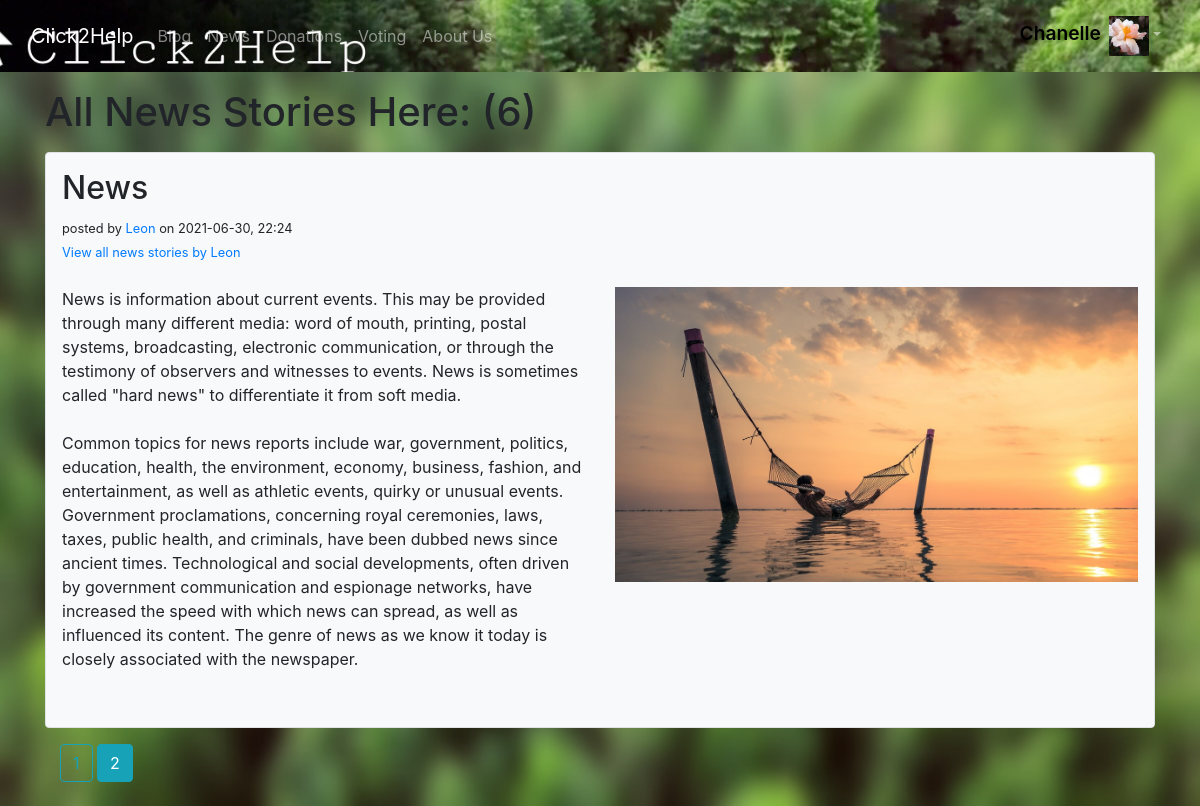
Screenshot of /news?page=2 (signed in) with the database file from the repository.
### website/models.py (models this page shows, shortened)
class User(db.Model, UserMixin):
    id = db.Column(db.Integer, primary_key=True)
    email = db.Column(db.String(150), unique=True)
    password = db.Column(db.String(150))
    user_name = db.Column(db.String(150), unique=True)
    displayed_name = db.Column(db.String(150))
    is_user = db.Column(db.Boolean, default=False)
    is_charity = db.Column(db.Boolean, default=False)
    is_mod = db.Column(db.Boolean, default=False)
    is_company = db.Column(db.Boolean, default=False)
    image_file = db.Column(db.String(50), nullable=False, default='default.jpg')
    has_voted = db.Column(db.Boolean, default=False)
    all_donations = db.Column(db.String(100), default="0")
    description = db.Column(db.String(1000), default="")
    street = db.Column(db.String(50), default="")
    postalcode = db.Column(db.String(50), default="")
    city = db.Column(db.String(50), default="")
    link = db.Column(db.String(200), default="")
    phone_number = db.Column(db.String(50), default="")

class NewsPost(db.Model):
    id = db.Column(db.Integer, primary_key=True)
    title = db.Column(db.String(150), nullable=False, unique=True)
    content = db.Column(db.Text, nullable=False)
    posted_by = db.Column(db.String(150), nullable=False, default='N/A')
    posted_on = db.Column(db.DateTime, nullable=False, default=datetime.now())
    news_image = db.Column(db.String(50))

### website/views.py (the view)
@views.route('/news', methods=['GET', 'POST'])
@login_required
def news_posts():
    page = request.args.get('page', 1, type=int)
    posts = NewsPost.query.order_by(
        NewsPost.posted_on.desc()).paginate(page=page, per_page=5)
    return render_template('news.html', posts=posts, user=current_user)

### website/__init__.py (called while the page is built)
def create_app():
    from .views import views
    from .auth import auth
    app.register_blueprint(views, url_prefix='/')
    app.register_blueprint(auth, url_prefix='/')
    from .models import User, BlogPost, Voting
    create_database(app)
    login_manager = LoginManager()
    login_manager.login_view = 'auth.login'
    login_manager.init_app(app)
    @login_manager.user_loader
    def load_user(id):
        return User.query.get(int(id))
    return app

### website/templates/news.html (shortened to what this page needs)
{% extends "base.html" %} {% block title %}News{% endblock %}
{% block content %}
    <div class="mt-3">
        <h1 style="display: inline">All News Stories Here: ({{ posts.total }})</h1>
    </div>
    {% for post in posts.items %}
    <div class="container p-3 border bg-light rounded mt-3">
        <div class="row">
        <div class="col-6">
    <h2>{{post.title}}</h2>
    <small>posted by <a href="{{ url_for('views.profiles', posted_by=post.posted_by) }}">{{post.posted_by}} </a> on {{post.posted_on.strftime("%Y-%m-%d, %H:%M")}}</small>
    <br>
    <small><a href="{{ url_for('views.mod_posts', posted_by=post.posted_by) }}">View all news stories by {{post.posted_by}}</a></small>
    </div>
    <div class="col-6 text-right">
    </div>
    <div class="col-6 mt-4">
    <p style="white-space: pre-wrap">{{post.content}}</p>
    <br>
    </div>
    <div class="col-6 mt-4">
    {% if post.news_image %}
    <img class="img-fluid" src="static/images/{{ post.news_image }}">
    {% endif %}
    </div></div></div>
    {% endfor %}
    <div class="col-12 mt-3">
    {% for page_num in posts.iter_pages(left_edge=1, right_edge=1, left_current=1, right_current=2) %}
        {% if page_num %}
            {% if posts.page == page_num %}
                <a class="btn btn-info mb-4" href="{{ url_for('views.news_posts', page=page_num) }}">{{ page_num }}</a>
            {% else %}
                <a class="btn btn-outline-info mb-4" href="{{ url_for('views.news_posts', page=page_num) }}">{{ page_num }}</a>
            {% endif %}
        {% else %}
            ...
        {% endif %}
    {% endfor %}
</div>
{% endblock %}

### website/templates/base.html (shortened to what this page needs)
<!DOCTYPE html>
<html>
  <head>
    <link
    rel="stylesheet"
    href="https://stackpath.bootstrapcdn.com/bootstrap/4.4.1/css/bootstrap.min.css"
    />
    <link
    rel="stylesheet"
    href="https://stackpath.bootstrapcdn.com/font-awesome/4.7.0/css/font-awesome.min.css"
    />
    <link rel="stylesheet" href="{{url_for('static', filename='style.css')}}">
  </head>
  <body>
    <nav class="navbar navbar-expand-lg navbar-dark banner navbar-color">
      <div class="container-fluid">
        <a class="navbar-brand" id="home" href="/">Click2Help</a>
      <div class="collapse navbar-collapse navbar-nav" id="navbarNavDropdown">
          {% if user.is_authenticated %}
          <a class="nav-item nav-link" id="blog" href="/blog">Blog</a>
          <a class="nav-item nav-link" id="news" href="/news">News</a>
          {% if user.is_user or user.is_company %}
          <a class="nav-item nav-link" id="donations" href="/donations">Donations</a>
          {% endif %}
          {% if user.is_user or user.is_charity %}
          <a class="nav-item nav-link" id="voting" href="/voting">Voting</a>
          {% endif %}
          <a class="nav-item nav-link" id="login" href="/about_us">About Us</a>
          <ul class="navbar-nav ml-auto">
            <li class="nav-item dropdown">
          <a class="nav-link dropdown-toggle" href="#" id="navbarDropdownMenuLink" role="button" data-bs-toggle="dropdown" aria-expanded="false"><span class="banner-text">{{user.displayed_name}}</span><img class="ml-2" src="/static/images/{{ user.image_file }}" alt="" width="40" height="40"></a>
            </li></ul>
          {% endif %}
        </div>
      </div>
    </nav>
    <div class="container">{% block content %} {% endblock %}</div>
  </body>
</html>

### website/static/style.css (style rules this page uses)
body { background-image: url("./images/Background1.JPEG"); background-repeat: no-repeat; background-attachment: fixed; background-size: 100% 100%; }
.banner { background-image: url("./images/Banner2.JPEG"); background-repeat: no-repeat; background-position: right; max-width: 100%; max-height: auto; }
.navbar-color { background-color: black; }
.banner-text { color:black; font-weight: 600; font-size:larger; }

### rows the page displays
User: displayed_name "Chanelle", image_file (picture)
NewsPost: title "News", posted_by "Leon", posted_on "2021-06-30, 22:24", content "News is information about current events. This may be provided through many different media: word of mouth, printing, postal systems, broadcasting, electronic communication, or through the testimony of observers and witnesses to events. News is sometimes called \"hard news\" to differentiate it from soft media. Common topics for news reports include war, government, politics, education, health, the environment, economy, business, fashion, and entertainment, as well as athletic events, quirky or unusual events. Government proclamations, concerning royal ceremonies, laws, taxes, public health, and criminals, have been dubbed news since ancient times. Technological and social developments, often…", news_image (picture)

### other values shown
{{ posts.total }} "6"
{{ page_num }} "2"
